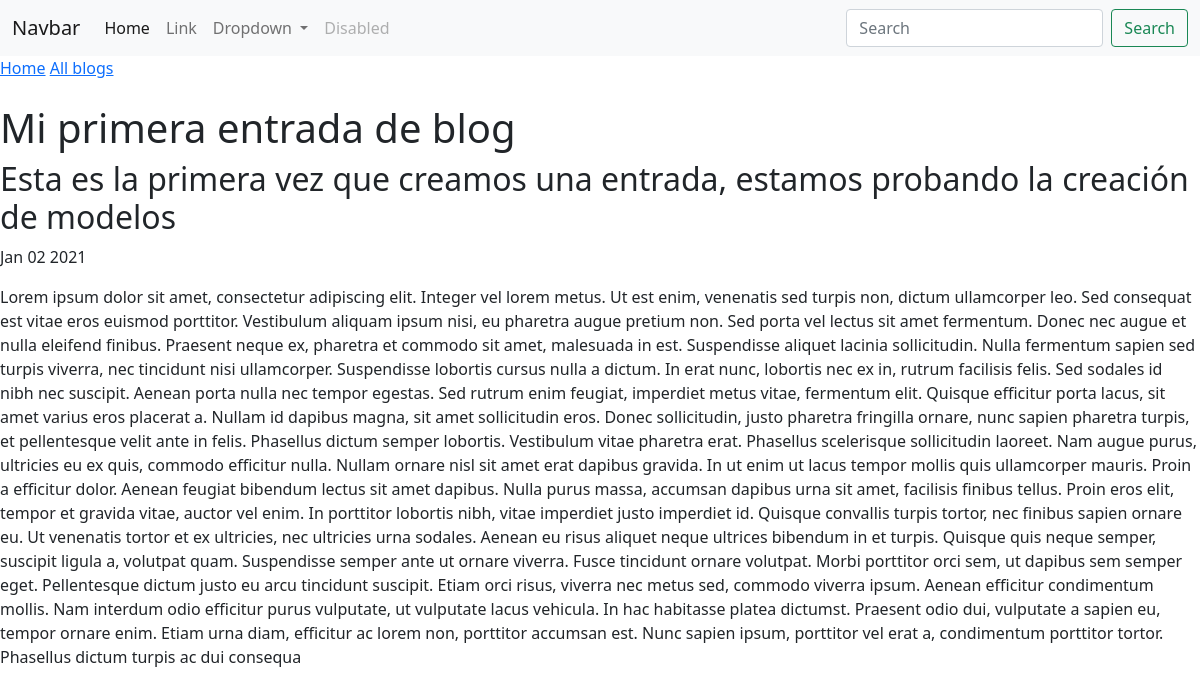
Before: /blog/1/ with the older database file.
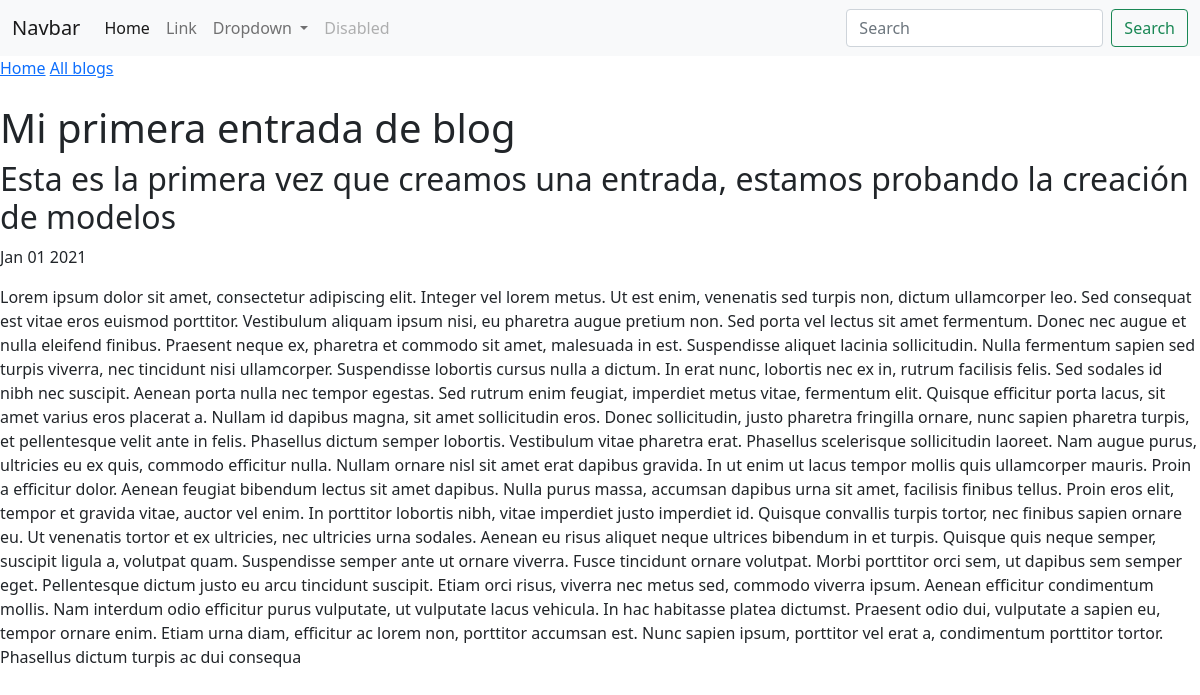
After: the same page with the newer database file.
### blog/models.py (models this page shows, shortened)
class Blog(models.Model):
    title = models.CharField(max_length=200)
    subtitle = models.TextField(max_length=250)
    date = models.DateField()
    body = models.TextField(max_length=2500)

### blog/views.py (the view)
# urls.py: path('<int:blog_id>/', views.detail, name="detail"),
def detail(request, blog_id):
    blog = get_object_or_404(Blog, pk=blog_id)
    return render(request, 'blog/detail.html', {"blog": blog})

### blog/templates/blog/detail.html
{% extends 'portfolio/base.html' %}
{% block content %}
    <a href="{% url 'home' %}">Home</a>
    <a href="{% url 'blog:all_blogs' %}">All blogs</a>
    <br>
    <br>
    <h1>{{ blog.title }}</h1>
    <h2>{{ blog.subtitle }}</h2>
    <p>{{ blog.date|date:'M d Y' }}</p>
    <p>{{ blog.body|safe }}</p>
{% endblock %}

Changed rows visible on the page:
changed Blog "Mi primera entrada de blog": date "Jan 02 2021" → "Jan 01 2021"
